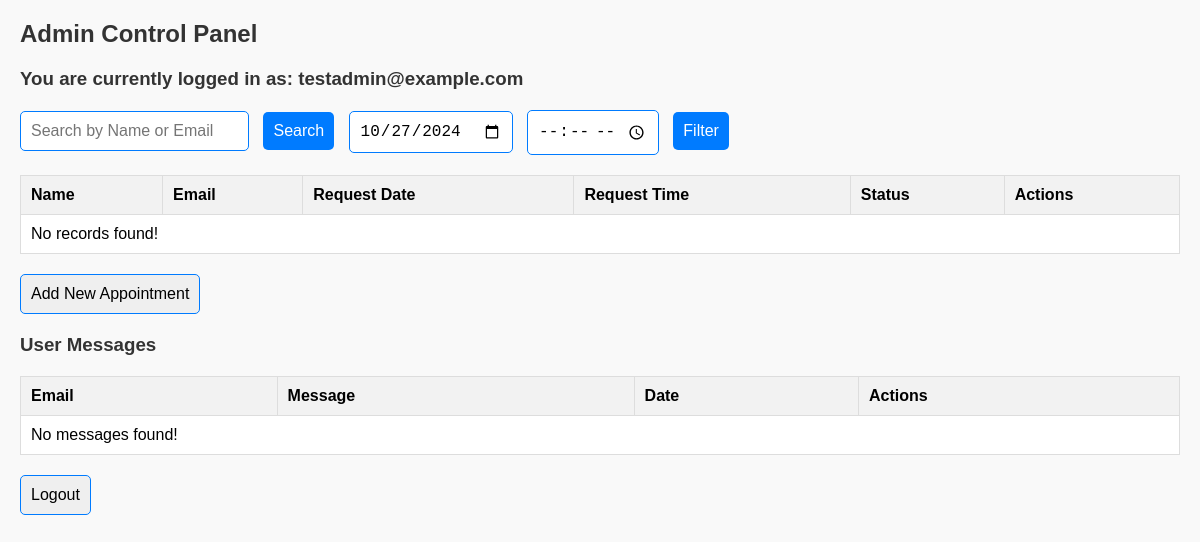
Page /admin.php?request_date=2024-10-27 (signed in) on the earlier database version.
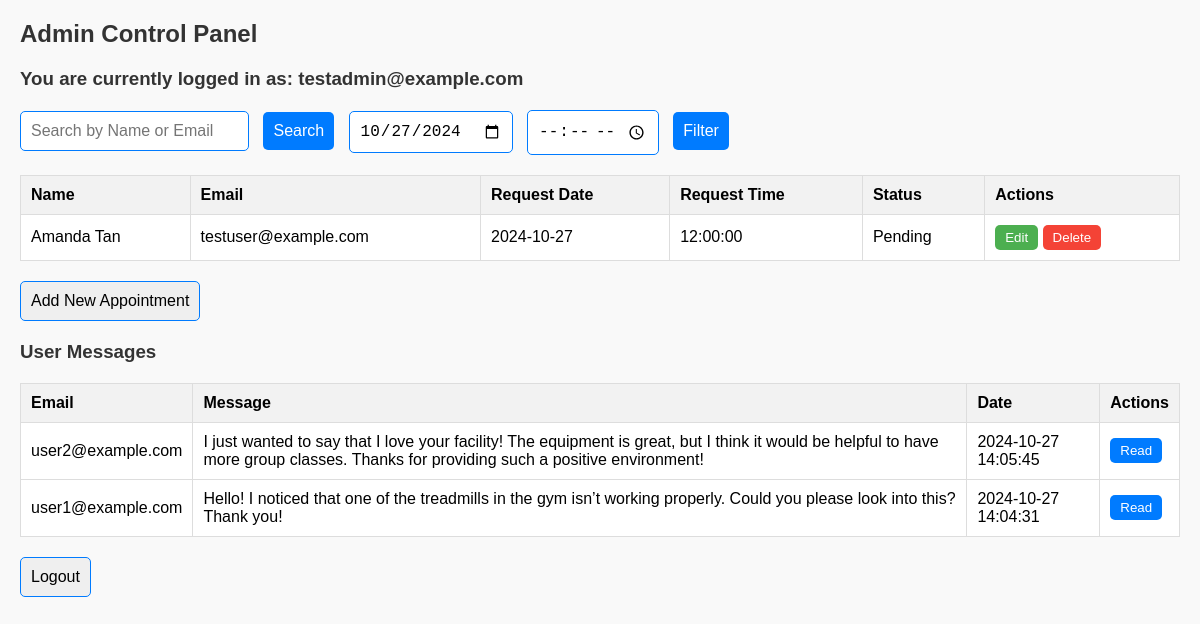
Same page on the later database version.
### tables this page shows
CREATE TABLE `appointment` (
  `name` varchar(225) NOT NULL,
  `email` varchar(225) NOT NULL,
  `app_date` date NOT NULL,
  `app_time` time NOT NULL,
  `status` varchar(225) NOT NULL
);

CREATE TABLE `contact_messages` (
  `id` int(11) NOT NULL,
  `name` varchar(255) NOT NULL,
  `email` varchar(255) NOT NULL,
  `message` text NOT NULL,
  `created_at` timestamp NOT NULL DEFAULT current_timestamp()
);

### admin.php (the view, shortened to what this page needs)
<?php
include 'database.php';
if (isset($_SESSION['email'])) {
    echo "<h2>Admin Control Panel</h2>";
    echo "<h3>You are currently logged in as: " . htmlspecialchars($_SESSION['email']) . "</h3>";
    echo '<form action="" method="GET" class="search-form">
            <input type="text" name="search" placeholder="Search by Name or Email" value="' . (isset($_GET['search']) ? htmlspecialchars($_GET['search']) : '') . '">
            <button type="submit">Search</button>
            <input type="date" name="request_date" value="' . (isset($_GET['request_date']) ? htmlspecialchars($_GET['request_date']) : '') . '">
            <input type="time" name="request_time" value="' . (isset($_GET['request_time']) ? htmlspecialchars($_GET['request_time']) : '') . '">
            <button type="submit">Filter</button>
          </form>';
    $filters = [];
    if (isset($_GET['request_date']) && !empty($_GET['request_date'])) {
        $request_date = mysqli_real_escape_string($conn, $_GET['request_date']);
        $filters[] = "app_date = '$request_date'";
    }
    $filterQuery = count($filters) > 0 ? " WHERE " . implode(" AND ", $filters) : '';
    $sql = "SELECT * FROM appointment" . $filterQuery;
    $result = mysqli_query($conn, $sql);
    echo "<table class='data-table'>
        <tr>
            <th>Name</th>
            <th>Email</th>
            <th>Request Date</th>
            <th>Request Time</th>
            <th>Status</th>
            <th>Actions</th>
        </tr>";
    if (mysqli_num_rows($result) > 0) {
        while ($row = mysqli_fetch_assoc($result)) {
            echo "<tr>
                    <td>" . htmlspecialchars($row['name']) . "</td>
                    <td>" . htmlspecialchars($row['email']) . "</td>
                    <td>" . htmlspecialchars($row['app_date']) . "</td>
                    <td>" . htmlspecialchars($row['app_time']) . "</td>
                    <td>" . htmlspecialchars($row['status']) . "</td>
                    <td class='action-buttons'>
                        <form action='edit.php' method='GET' style='display:inline;'>
                            <input type='hidden' name='id' value='" . htmlspecialchars($row['email']) . "'>
                            <button type='submit' class='edit-button'>Edit</button>
                        </form>
                        <form action='delete.php' method='GET' style='display:inline;' onsubmit=\"return confirm('Are you sure you want to delete this record?');\">
                            <input type='hidden' name='id' value='" . htmlspecialchars($row['email']) . "'>
                            <button type='submit' class='delete-button'>Delete</button>
                        </form>
                    </td>
                </tr>";
        }
    } else {
        echo "<tr><td colspan='6'>No records found!</td></tr>";
    }
    echo "</table>";
    echo "<form action='add.php' method='GET' class='add-form'>
            <button type='submit'>Add New Appointment</button>
          </form>";
    echo "<h3>User Messages</h3>";
    $messageQuery = "SELECT * FROM contact_messages ORDER BY created_at DESC";
    $messageResult = mysqli_query($conn, $messageQuery);
    echo "<table class='data-table'>
            <tr>
                <th>Email</th>
                <th>Message</th>
                <th>Date</th>
                <th>Actions</th>
            </tr>";
    if (mysqli_num_rows($messageResult) > 0) {
        while ($msgRow = mysqli_fetch_assoc($messageResult)) {
            echo "<tr>
                    <td>" . htmlspecialchars($msgRow['email']) . "</td>
                    <td>" . htmlspecialchars($msgRow['message']) . "</td>
                    <td>" . htmlspecialchars($msgRow['created_at']) . "</td>
                    <td class='action-buttons'>
                        <form action='delete_message.php' method='POST' onsubmit=\"return confirm('Are you sure you want to mark this message as read?');\" style='display:inline;'>
                            <input type='hidden' name='message_id' value='" . htmlspecialchars($msgRow['id']) . "'>
                            <button type='submit' class='read-button'>Read</button>
                        </form>
                    </td>
                  </tr>";
        }
    } else {
        echo "<tr><td colspan='4'>No messages found!</td></tr>";
    }
    echo "</table>";
    echo '<form action="logout.php" method="POST" class="logout-form">
            <button type="submit">Logout</button>
          </form>';
} else {
    echo "<h3>No user is logged in.</h3>";
}
?>

Differences in the rows shown:
added appointment: name "Amanda Tan", email "testuser@example.com", app_date "2024-10-27", app_time "12:00:00", status "Pending"
added contact_messages: email "user2@example.com", message "I just wanted to say that I love your facility! The equipment is great, but I think it would be helpful to have more group classes. Thanks for providing such a positive environment!", created_at "2024-10-27 14:05:45"
added contact_messages: email "user1@example.com", message "Hello! I noticed that one of the treadmills in the gym isn’t working properly. Could you please look into this? Thank you!", created_at "2024-10-27 14:04:31"
Other differences:
text no longer shown: "No records found! No messages found!"
